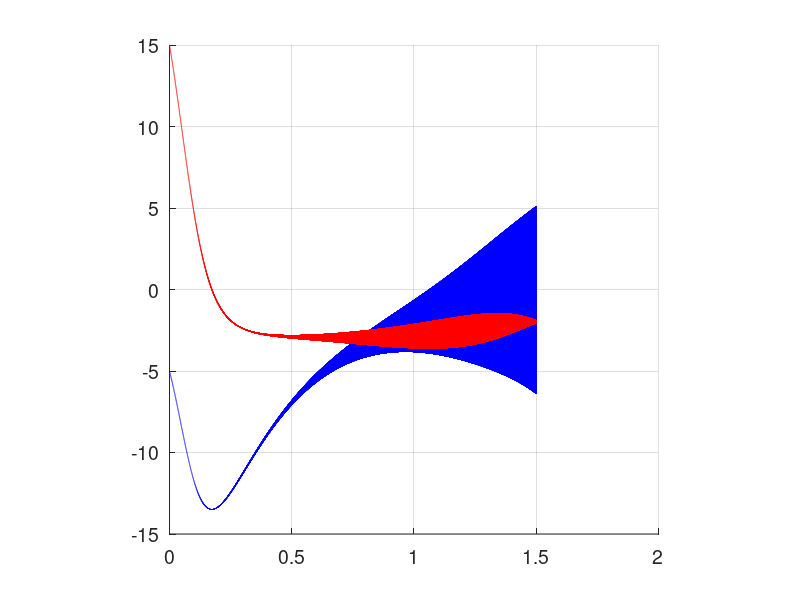
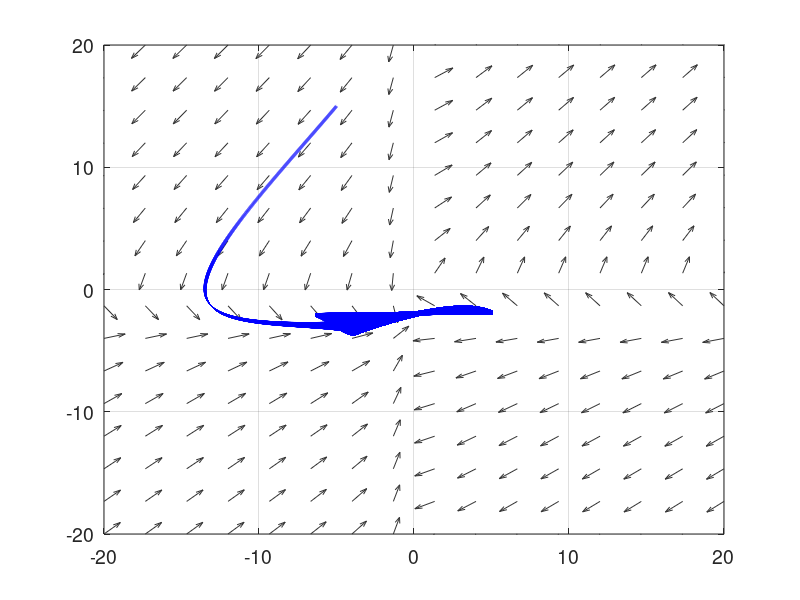

These figures' MATLAB source, in order:
% ppA01.m


clear 
close all
clc

tic

hold on

N = 50000;
x = zeros(N,1);
y = zeros(N,1);
L = 20;
x(1) = -5;
y(1) = 15;

tMax = 1.5;
t = linspace(0,tMax,N);
dt = t(2)-t(1);


x(2) = x(1) + dt*y(1)*(x(1)+1); 
y(2) = y(1) + dt*x(1)*(2*y(1)+3);

flagS = 0; c = 3;
while flagS == 0
   x(c) = x(c-2) + 2*dt*y(c-1)*(x(c-1)+1); 
   y(c) = y(c-2) + 2*dt*x(c-1)*(y(c-1)+3);
   if abs(x(c)) > L; flagS = 1; end
   if abs(x(c)) > L; flagS = 1; end
   if c > N-10; flagS = 1; end
   c = c+1;
end

XY = 1:c-1;


% Phase space setup: dimensions [-10 to + 10] / number of vectors nX [16] 
   x1Min = -10; 
   x1Max = 10;
   x2Min = -10; 
   x2Max = 10;
   nX = 16;

  x1 = linspace(-L,L,nX);
  x2 = x1;
  [xx, yy] = meshgrid(x1,x2);
  f = yy.*(xx+1);
  g = xx.*(yy+3);
  
  fs = f./sqrt(f.^2 + g.^2);    % unit vectors
  gs = g./sqrt(f.^2  +g.^2);

FS = 14;  
figure(1)
pos = [0.05 0.05 0.25 0.29];
set(gcf,'Units','normalized');
set(gcf,'Position',pos);
set(gcf,'color','w');
plot(t(XY),x(XY),'b')
hold on
plot(t(XY),y(XY),'r')
axis square
grid on
set(gca,'fontsize',FS)

figure(2)
  pos = [0.35 0.05 0.29 0.39];
  set(gcf,'Units','normalized');
  set(gcf,'Position',pos);
  set(gcf,'color','w');
   
   hq = quiver(xx,yy,fs,gs);
   xlim([x1Min x1Max])
   ylim([x2Min x2Max])
   set(hq,'color',[0.2 0.2 0.2],'AutoScaleFactor',0.4);
   set(gca,'fontsize',FS)
   
   hold on
   
   plot(x(XY),y(XY),'b','linewidth',2.5)
   xlim([-L L])
   ylim([-L L])
   grid on
   
   
 
     



% figure(2)
% pos = [0.42 0.05 0.29 0.29];
%    set(gcf,'Units','normalized');
%    set(gcf,'Position',pos);
%    set(gcf,'color','w');
% plot(x(XY),y(XY))
% xlim([-L L])
% ylim([-L L])
% grid on

toc
